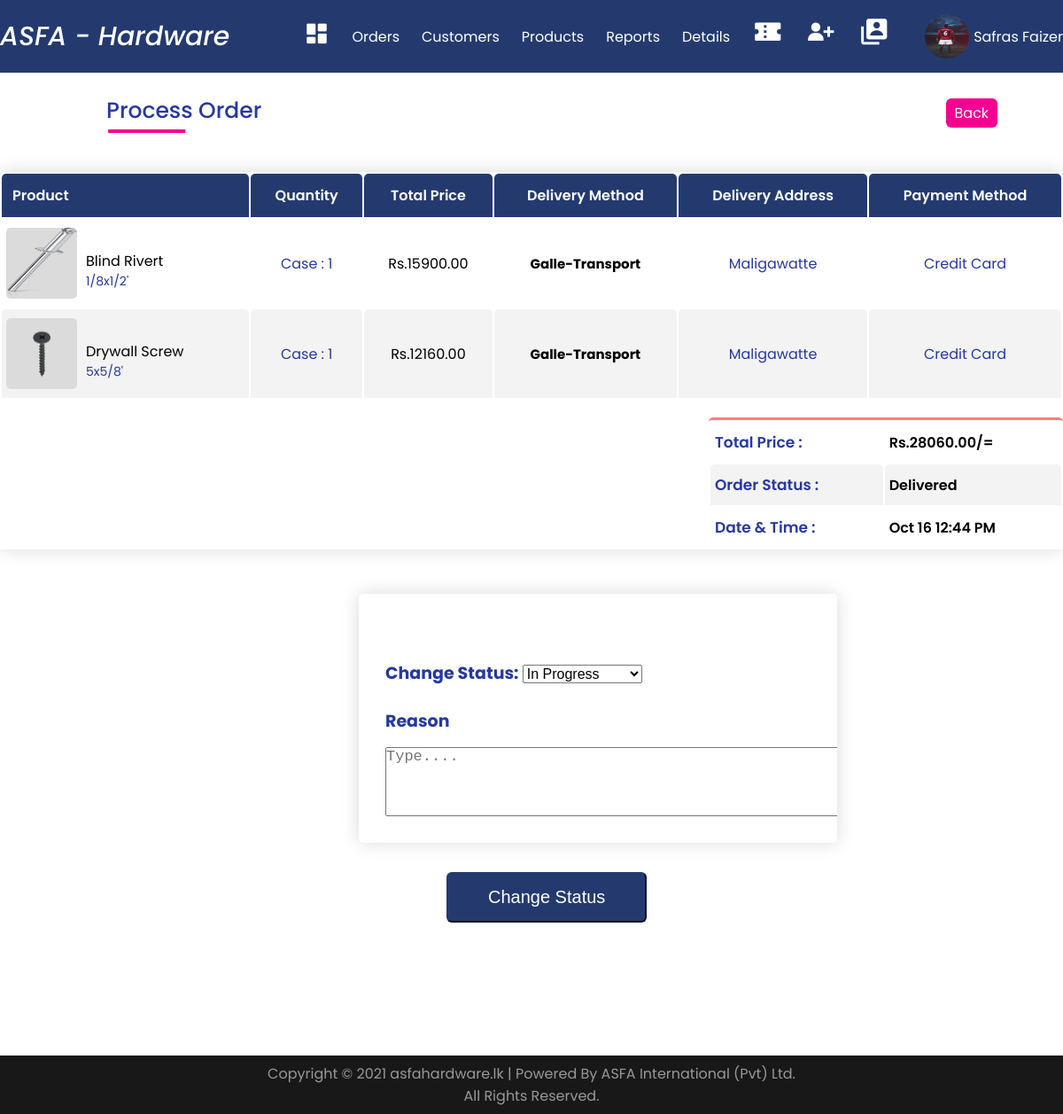
Page /Admin/Order_Process.php?id=359 (signed in) on the committed database.
### tables this page shows
CREATE TABLE `orderitems` (
  `id` int(11) NOT NULL,
  `order_id` int(11) NOT NULL,
  `product_id` int(11) NOT NULL,
  `product_name` varchar(40) NOT NULL,
  `quantity` int(11) NOT NULL,
  `product_price` decimal(40,0) NOT NULL
);

CREATE TABLE `product` (
  `product_id` int(11) NOT NULL,
  `product_name` varchar(55) NOT NULL,
  `cat_id` int(11) NOT NULL,
  `product_size` varchar(55) NOT NULL,
  `product_quantity` int(60) NOT NULL,
  `product_details` varchar(500) NOT NULL,
  `product_image` varchar(400) NOT NULL,
  `product_price` decimal(40,0) NOT NULL,
  `time` datetime DEFAULT current_timestamp() ON UPDATE current_timestamp()
);

CREATE TABLE `delivery` (
  `delivery_id` int(11) NOT NULL,
  `driver_name` varchar(100) NOT NULL,
  `method` varchar(200) NOT NULL,
  `vehicle_number` varchar(100) NOT NULL,
  `mobile_number` varchar(100) NOT NULL,
  `address` varchar(200) NOT NULL
);

CREATE TABLE `orders` (
  `order_id` int(11) NOT NULL,
  `customer_id` int(11) NOT NULL,
  `total_price` decimal(40,0) NOT NULL,
  `order_status` varchar(70) NOT NULL,
  `payment_method` varchar(70) NOT NULL,
  `delivery_id` int(11) DEFAULT NULL,
  `delivery_address` varchar(500) NOT NULL,
  `payment_image` varchar(900) DEFAULT NULL,
  `order_datetime` datetime NOT NULL DEFAULT current_timestamp()
);

### Admin/Order_Process.php (the view, shortened to what this page needs)
<?php
include_once("Includes/connect.php");
?>
<html>
<head>
<?php include 'Includes/Navigation2.php'; ?>
<link rel="stylesheet" href="../Admin/CSS/Style.css" />
</head>
<body>
		<div class="head">
          <h1>Process Order</h1>
          <a style="margin-left:64%;" href="Orders.php" class="btn">Back</a>
		  <form method='post' enctype="multipart/form-data">
			<div class="container-md cart">
			<table>
				<thead>
					<tr>
                        <th>Product</th>
						<th>Quantity</th>
						<th>Total Price</th>
						<th>Delivery Method</th>
                        <th>Delivery Address</th>
                        <th>Payment Method</th>
					</tr>
				</thead>
				<tbody>
                <?php
                if(isset($_GET['id'])){
                $o_id = $_GET['id'];
                $sql_orders = "SELECT * FROM orders INNER JOIN delivery ON orders.delivery_id=delivery.delivery_id WHERE order_id='$o_id'";
				$result_orders = mysqli_query($conn, $sql_orders);
                $row_orders = mysqli_fetch_assoc($result_orders);
				$sql = "SELECT * FROM orderitems WHERE order_id='$o_id'";
				$result = mysqli_query($conn, $sql);
                }
				if (mysqli_num_rows($result) > 0) {
				while($row = mysqli_fetch_assoc($result)) {
                $product_id = $row["product_id"];
 		     	?>
           <tr>
            <td>
                <?php
                $sql_product = "SELECT * FROM product WHERE product_id = '$product_id'";
                $result_product = mysqli_query($conn, $sql_product);
                $row_product = mysqli_fetch_assoc($result_product);
                ?>
          <div class="cart-info">
            <img src="../Admin/<?php echo  $row_product['product_image'] ?>" alt="">
            <div>
              <br>
              <a style="font-size: 1.6rem; color:black;"><?php echo $row_product['product_name']?></a>
              <p style="text-align:left;"><?php echo $row_product['product_size']?>'</p>
            </div>
          </div>
        </td>
            <td>Case : <?php echo $row["quantity"] ?></td>
            <td style="color:black;">Rs.<?php echo $row["quantity"] * $row["product_price"] ?>.00</td>
            <?php if($row_orders["delivery_id"] == 7){?>
				<td><a style="font-weight:bold; color:black;">---</a></td>
				<?php }else{ ?>
            <td><a style="font-weight:bold; color:black;" value="<?php echo $row_orders["delivery_id"] ?>"><?php echo $row_orders["method"] ?></a></td>
            <?php } ?>
            <td><?php echo $row_orders["delivery_address"] ?></td>
            <td><?php echo $row_orders["payment_method"] ?></td>
        </tr>
        <?php
			   }
			   } else {
				 echo "0 results";
			   }
			 ?>
				</tbody>
			</table>
            <div class="total-price">
      <table>
        <tr>
          <td style="font-size:1.7rem; font-weight:600;">Total Price : </td>
          <td style="color: black; text-align:left; font-weight:550;">Rs.<?php echo  $row_orders['total_price'] ?>.00/=</td>
        </tr>
        <tr>
        <td style="font-size:1.7rem; font-weight:600;">Order Status :</td>
          <td style="color: black; text-align:left; font-weight:550;"><?php echo  $row_orders['order_status'] ?></td>
        </tr>
        <tr>
        <td style="font-size:1.7rem; font-weight:600;">Date & Time :</td>
          <td style="color: black; text-align:left; font-weight:550;"><?php echo date('M j g:i A', strtotime($row_orders["order_datetime"]));?></td>
        </tr>
      </table>
    </div>
          </div>
			</div>
 <div class="container-md reason">
<br>
               <br>
               <br>
           <label style="font-weight:bold;" for="sel1">Change Status:</label>
           <select style="font-size: 1.6rem; width: 25%; color:black;" class="form-control" name="order_status" onchange="showDiv(this)">
           <option value='In Progress' selected>In Progress</option>
           </select>
		   <br>
		   <label style="font-weight:bold;">Reason</label>
		   <br>
 		   <textarea class="form-control" name='reason' id="" cols="62" rows="4" placeholder="Type...."></textarea>
		   </div>
		   <div class="reasonbtn">
           <input type='submit' name='submit' value='Change Status' class="btn">
		   </div>
		   <br>
           <br>
            <br>
<?php include 'Includes/Footer.php'; ?>
</body>
</html>

### Admin/Includes/Navigation2.php (shortened to what this page needs)
<?php
include_once("Includes/connect.php");
?>
<!DOCTYPE html>
<html lang="en">
<head>
  <link rel="stylesheet" href="https://cdn.jsdelivr.net/npm/boxicons@latest/css/boxicons.min.css" />
  <link rel="stylesheet" href="../Admin/CSS/Style.css" />
</head>
<body>
      <nav class="nav">
        <div class="navigation container">
          <div class="logo">
            <h1>ASFA - Hardware</h1>
          </div>
          <div class="menu">
            <ul class="nav-list">
            <li class="nav-item">
                <a href="Dashboard.php" class="nav-link icon"><i class='bx bxs-dashboard'></i></a>
              </li>
              <li class="nav-item">
                <a href="Orders.php" class="nav-link">Orders</a>
              </li>
              <li class="nav-item">
                <a href="Customers.php" class="nav-link">Customers</a>
              </li>
              <li class="nav-item">
                <a href="Products.php" class="nav-link">Products</a>
              </li>
              <li class="nav-item">
                <a href="Reports.php" class="nav-link">Reports</a>
              </li>
              <li class="nav-item">
                <a href="Delivery_Details.php" class="nav-link">Details</a>
              </li>
              <li class="nav-item">
                <a href="Coupon.php" class="nav-link icon"><i style="font-size:3.5rem;" class='bx bxs-coupon'></i></a>
              </li>
              <li class="nav-item">
                <a href="Create_Accounts.php" class="nav-link icon"><i style="font-size:3.5rem;" class='bx bxs-user-plus'></i></a>
              </li>
              <li class="nav-item">
                <a href="Admin_Profile.php" class="nav-link icon"><i style="font-size:3.5rem;" class='bx bxs-user-account'></i></a>
              </li>
              <li class="nav-item">
                <a href="#" class="nav-link"></a>
              </li>
              <li class="nav-item">
              <?php
              $a_id = $_SESSION['adminid'];
              $sql = "SELECT * FROM admin where admin_id='$a_id'";
              $result = mysqli_query($conn, $sql);
              while($row = mysqli_fetch_assoc($result)) {
              ?>
              <img src="../Admin/<?php echo  $row['admin_image'] ?>" alt="" class="avatar">
              <?php } ?>
              </li>
              <div class="right">
              <ul>
              <li>
              <span class="nav-link"><?php echo $_SESSION['admin'];?></span>
            </ul>
          </div>
        </div>
      </nav>
</body>
</html>

### Admin/Includes/Footer.php (shortened to what this page needs)
<!DOCTYPE html>
<html lang="en">
<head>
  <link rel="stylesheet" href="https://cdn.jsdelivr.net/npm/boxicons@latest/css/boxicons.min.css" />
  <link rel="stylesheet" href="./CSS/Style.css" />
</head>
    <div class="copyrights">
      <p>Copyright © 2021 asfahardware.lk | Powered By ASFA International (Pvt) Ltd.</p>
      <p>All Rights Reserved.</p>
    </div>
</body>
</html>

### Admin/CSS/Style.css (style rules this page uses)
*, *::before, *::after { margin: 0; padding: 0; box-sizing: inherit; }
html { box-sizing: border-box; font-size: 62.5%; }
body { font-family: 'Poppins', sans-serif; font-size: 1.6rem; font-weight: 400; background-color: #fff; color: #2638a0; position: relative; z-index: 1; }
h1,h2,h3,h4 { font-weight: 500; }
a { color: inherit; text-decoration: none; }
img { max-width: 100%; }
li { list-style-type: none; }
.container { max-width: 120rem; margin: 0 auto; }
.container-md { max-width: 135rem; margin: 0 auto; }
.nav { padding: 1.6rem 0; background-color: #243a6f; color: #ffffff; }
.navigation { display: flex; align-items: center; justify-content: space-between; }
.logo h1 { font-size: 3rem; font-style: italic; }
.nav-list { display: flex; align-items: center; }
.nav-item:not(:last-child) { margin-right: 0.5rem; }
.nav-link:link, .nav-link:visited { padding: 0.8rem 1rem; transition: all 300ms ease-in-out; }
.nav-link.icon { font-size: 3rem; }
.right ul li { position: relative; }
.avatar { vertical-align: middle; width: 50px; height: 50px; border-radius: 50%; }
.btn { position: relative; padding: 5px 10px; background: #243a6f; color: #fff; text-decoration: none; border-radius: 6px; }
.head .btn { position: relative; padding: 5px 10px; margin-left: 59%; background: #f60091; color: #fff; text-decoration: none; border-radius: 6px; }
.head h1 { font-size: 2.5rem; display: inline-block; position: relative; z-index: 0; margin-left: 10%; margin-top: 2%; }
.head h1::after { content: ""; position: absolute; left: 26%; bottom: -20%; transform: translate(-50%, -50%); background-color: #f60091; width: 50%; height: 0.4rem; z-index: 1; }
.cart { margin: 50px auto; border-radius: 5px 5px 0 0; border-color: #243a6f; box-shadow: 0 0 20px rgba(0, 0, 0, 0.15); }
.cart table { width: 100%; border-radius: 5px 5px 0 0; }
.cart-info { display: flex; flex-wrap: wrap; }
.cart-info p { font-size: 1.4rem; color: #2638a0; }
.cart th { text-align: center; padding: 1.2rem; color: #fff; background-color: #243a6f; font-weight: 600; font-size: 1.6rem; border-radius: 5px 5px 0 0; }
.cart td { padding: 1rem 0.5rem; border-radius: 5px 5px 0 0; border-color: #243a6f; text-align: center; }
.cart td a { color: orangered; font-size: 1.5rem; }
.cart td img { width: 8rem; height: 8rem; margin-right: 1rem; background-color: rgb(219, 219, 219); border-radius: 5px 5px 5px 5px; }
.cart td:first-child, .cart th:first-child { text-align: left; }
.cart tbody tr { border-bottom: 1px solid #dddddd; }
.cart tbody tr:nth-of-type(even) { background-color: #f3f3f3; }
.reason { margin: 30px auto; margin-left: 405px; width: 45%; border-radius: 5px 5px 5px 5px; border-color: #243a6f; overflow: hidden; box-shadow: 0 0 20px rgba(0, 0, 0, 0.15); }
.reason label { font-size: 1.9rem; font-weight: 500; margin-left: 30px; margin-top: 20px; }
.reason textarea { margin-left: 30px; margin-top: 15px; margin-bottom: 30px; font-size: 1.7rem; }
.reasonbtn .btn { position: relative; font-size: 2rem; font-weight: 520; padding: 15px 45px; margin-left: 42%; background: #243a6f; color: #fff; text-decoration: none; border-radius: 6px; border-color: #243a6f; margin-top: 3px; }
.copyrights { width: 100%; background: #181818; padding: 8px 100px; text-align: center; color: #999; }
.total-price { display: flex; justify-content: flex-end; align-items: end; flex-direction: column; margin-top: 2rem; }
.total-price table { border-top: 3px solid #fc7c7c; width: 100%; max-width: 400px; }

### rows in the picture
orderitems: product.product_image (picture), product.product_name "Blind Rivert", product.product_size "1/8x1/2", quantity "1", $row['quantity']*$row['product_price'] "15900", $row_orders["delivery_id"] 5 (drawn), order.delivery_address "Maligawatte", order.payment_method "Credit Card"
delivery: method "Galle-Transport"
orderitems: product.product_image (picture), product.product_name "Drywall Screw", product.product_size "5x5/8", quantity "1", $row['quantity']*$row['product_price'] "12160", $row_orders["delivery_id"] 5 (drawn), order.delivery_address "Maligawatte", order.payment_method "Credit Card"
orders: total_price "28060", order_status "Delivered", order_datetime "Oct 16 12:44 PM"

### other values in the picture
$_SESSION['admin'] "Safras Faizer"
